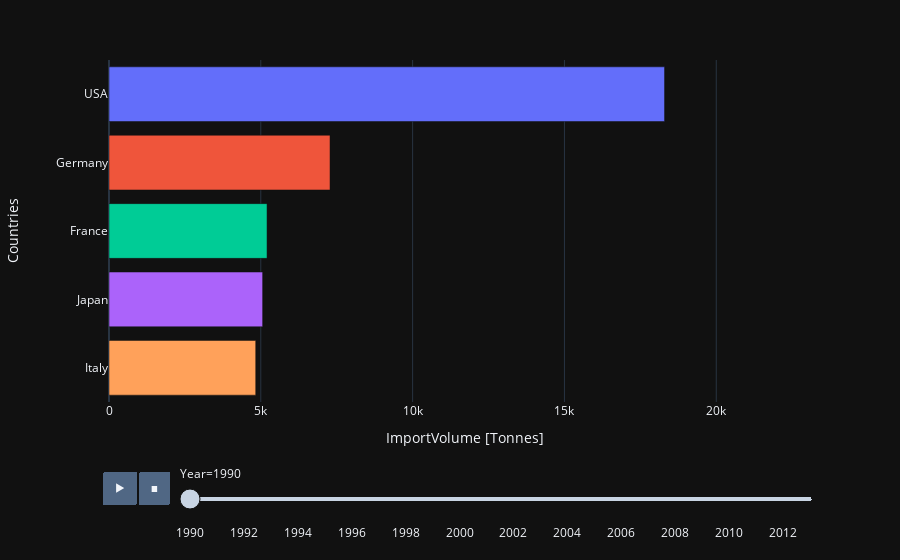

This figure's notebook cell:
### Code cell
df = pd.read_csv("disappearance.csv")
df.rename(columns={'disappearance': 'Countries', 'Volume': 'ImportVolume [Tonnes]'}, inplace=True)

df_long = df.melt(id_vars='Countries', var_name='Year', value_name='ImportVolume [Tonnes]')
df_long['Year'] = df_long['Year'].astype(int)

df_long = df_long.dropna(subset=['ImportVolume [Tonnes]'])
df_long = df_long[df_long['Year'] <= 2013]

top5_per_year = df_long.groupby('Year').apply(lambda x: x.nlargest(5, 'ImportVolume [Tonnes]')).reset_index(drop=True)

fig = px.bar(top5_per_year, x='ImportVolume [Tonnes]', y='Countries', color='Countries',
             animation_frame='Year', range_x=[0, top5_per_year['ImportVolume [Tonnes]'].max()],
             orientation='h')

fig.update_yaxes(title_text='Countries', title_standoff=25)

fig.update_layout(showlegend=False)

fig.show()
fig.write_html("second_graph.html")

### Figure 1 — Plotly figure (JSON) as saved in the notebook; plotly's stock layout.template omitted (floating-point values rounded to 4 significant figures)
{"data": [{"alignmentgroup": "True", "hovertemplate": "Countries=%{y}<br>Year=1990<br>ImportVolume [Tonnes]=%{x}<extra></extra>", "legendgroup": "USA", "marker": {"color": "#636efa", "pattern": {"shape": ""}}, "name": "USA", "offsetgroup": "USA", "orientation": "h", "showlegend": true, "textposition": "auto", "x": [18300.0], "xaxis": "x", "y": ["USA"], "yaxis": "y", "type": "bar"}, {"alignmentgroup": "True", "hovertemplate": "Countries=%{y}<br>Year=1990<br>ImportVolume [Tonnes]=%{x}<extra></extra>", "legendgroup": "   Germany", "marker": {"color": "#EF553B", "pattern": {"shape": ""}}, "name": "   Germany", "offsetgroup": "   Germany", "orientation": "h", "showlegend": true, "textposition": "auto", "x": [7279.0], "xaxis": "x", "y": ["   Germany"], "yaxis": "y", "type": "bar"}, {"alignmentgroup": "True", "hovertemplate": "Countries=%{y}<br>Year=1990<br>ImportVolume [Tonnes]=%{x}<extra></extra>", "legendgroup": "   France", "marker": {"color": "#00cc96", "pattern": {"shape": ""}}, "name": "   France", "offsetgroup": "   France", "orientation": "h", "showlegend": true, "textposition": "auto", "x": [5205.0], "xaxis": "x", "y": ["   France"], "yaxis": "y", "type": "bar"}, {"alignmentgroup": "True", "hovertemplate": "Countries=%{y}<br>Year=1990<br>ImportVolume [Tonnes]=%{x}<extra></extra>", "legendgroup": "Japan", "marker": {"color": "#ab63fa", "pattern": {"shape": ""}}, "name": "Japan", "offsetgroup": "Japan", "orientation": "h", "showlegend": true, "textposition": "auto", "x": [5060.0], "xaxis": "x", "y": ["Japan"], "yaxis": "y", "type": "bar"}, {"alignmentgroup": "True", "hovertemplate": "Countries=%{y}<br>Year=1990<br>ImportVolume [Tonnes]=%{x}<extra></extra>", "legendgroup": "   Italy", "marker": {"color": "#FFA15A", "pattern": {"shape": ""}}, "name": "   Italy", "offsetgroup": "   Italy", "orientation": "h", "showlegend": true, "textposition": "auto", "x": [4832.0], "xaxis": "x", "y": ["   Italy"], "yaxis": "y", "type": "bar"}], "layout": {"xaxis": {"anchor": "y", "domain": [0.0, 1.0], "title": {"text": "ImportVolume [Tonnes]"}, "range": [0, 23420.0]}, "yaxis": {"anchor": "x", "domain": [0.0, 1.0], "title": {"text": "Countries", "standoff": 25}, "categoryorder": "array", "categoryarray": ["   Italy", "Japan", "   France", "   Germany", "USA"]}, "legend": {"title": {"text": "Countries"}, "tracegroupgap": 0}, "margin": {"t": 60}, "barmode": "relative", "updatemenus": [{"buttons": [{"args": [null, {"frame": {"duration": 500, "redraw": true}, "mode": "immediate", "fromcurrent": true, "transition": {"duration": 500, "easing": "linear"}}], "label": "&#9654;", "method": "animate"}, {"args": [[null], {"frame": {"duration": 0, "redraw": true}, "mode": "immediate", "fromcurrent": true, "transition": {"duration": 0, "easing": "linear"}}], "label": "&#9724;", "method": "animate"}], "direction": "left", "pad": {"r": 10, "t": 70}, "showactive": false, "type": "buttons", "x": 0.1, "xanchor": "right", "y": 0, "yanchor": "top"}], "sliders": [{"active": 0, "currentvalue": {"prefix": "Year="}, "len": 0.9, "pad": {"b": 10, "t": 60}, "steps": [{"args": [["1990"], {"frame": {"duration": 0, "redraw": true}, "mode": "immediate", "fromcurrent": true, "transition": {"duration": 0, "easing": "linear"}}], "label": "1990", "method": "animate"}, {"args": [["1991"], {"frame": {"duration": 0, "redraw": true}, "mode": "immediate", "fromcurrent": true, "transition": {"duration": 0, "easing": "linear"}}], "label": "1991", "method": "animate"}, {"args": [["1992"], {"frame": {"duration": 0, "redraw": true}, "mode": "immediate", "fromcurrent": true, "transition": {"duration": 0, "easing": "linear"}}], "label": "1992", "method": "animate"}, {"args": [["1993"], {"frame": {"duration": 0, "redraw": true}, "mode": "immediate", "fromcurrent": true, "transition": {"duration": 0, "easing": "linear"}}], "label": "1993", "method": "animate"}, {"args": [["1994"], {"frame": {"duration": 0, "redraw": true}, "mode": "immediate", "fromcurrent": true, "transition": {"duration": 0, "easing": "linear"}}], "label": "1994", "method": "animate"}, {"args": [["1995"], {"frame": {"duration": 0, "redraw": true}, "mode": "immediate", "fromcurrent": true, "transition": {"duration": 0, "easing": "linear"}}], "label": "1995", "method": "animate"}, {"args": [["1996"], {"frame": {"duration": 0, "redraw": true}, "mode": "immediate", "fromcurrent": true, "transition": {"duration": 0, "easing": "linear"}}], "label": "1996", "method": "animate"}, {"args": [["1997"], {"frame": {"duration": 0, "redraw": true}, "mode": "immediate", "fromcurrent": true, "transition": {"duration": 0, "easing": "linear"}}], "label": "1997", "method": "animate"}, {"args": [["1998"], {"frame": {"duration": 0, "redraw": true}, "mode": "immediate", "fromcurrent": true, "transition": {"duration": 0, "easing": "linear"}}], "label": "1998", "method": "animate"}, {"args": [["1999"], {"frame": {"duration": 0, "redraw": true}, "mode": "immediate", "fromcurrent": true, "transition": {"duration": 0, "easing": "linear"}}], "label": "1999", "method": "animate"}, {"args": [["2000"], {"frame": {"duration": 0, "redraw": true}, "mode": "immediate", "fromcurrent": true, "transition": {"duration": 0, "easing": "linear"}}], "label": "2000", "method": "animate"}, {"args": [["2001"], {"frame": {"duration": 0, "redraw": true}, "mode": "immediate", "fromcurrent": true, "transition": {"duration": 0, "easing": "linear"}}], "label": "2001", "method": "animate"}, {"args": [["2002"], {"frame": {"duration": 0, "redraw": true}, "mode": "immediate", "fromcurrent": true, "transition": {"duration": 0, "easing": "linear"}}], "label": "2002", "method": "animate"}, {"args": [["2003"], {"frame": {"duration": 0, "redraw": true}, "mode": "immediate", "fromcurrent": true, "transition": {"duration": 0, "easing": "linear"}}], "label": "2003", "method": "animate"}, {"args": [["2004"], {"frame": {"duration": 0, "redraw": true}, "mode": "immediate", "fromcurrent": true, "transition": {"duration": 0, "easing": "linear"}}], "label": "2004", "method": "animate"}, {"args": [["2005"], {"frame": {"duration": 0, "redraw": true}, "mode": "immediate", "fromcurrent": true, "transition": {"duration": 0, "easing": "linear"}}], "label": "2005", "method": "animate"}, {"args": [["2006"], {"frame": {"duration": 0, "redraw": true}, "mode": "immediate", "fromcurrent": true, "transition": {"duration": 0, "easing": "linear"}}], "label": "2006", "method": "animate"}, {"args": [["2007"], {"frame": {"duration": 0, "redraw": true}, "mode": "immediate", "fromcurrent": true, "transition": {"duration": 0, "easing": "linear"}}], "label": "2007", "method": "animate"}, {"args": [["2008"], {"frame": {"duration": 0, "redraw": true}, "mode": "immediate", "fromcurrent": true, "transition": {"duration": 0, "easing": "linear"}}], "label": "2008", "method": "animate"}, {"args": [["2009"], {"frame": {"duration": 0, "redraw": true}, "mode": "immediate", "fromcurrent": true, "transition": {"duration": 0, "easing": "linear"}}], "label": "2009", "method": "animate"}, {"args": [["2010"], {"frame": {"duration": 0, "redraw": true}, "mode": "immediate", "fromcurrent": true, "transition": {"duration": 0, "easing": "linear"}}], "label": "2010", "method": "animate"}, {"args": [["2011"], {"frame": {"duration": 0, "redraw": true}, "mode": "immediate", "fromcurrent": true, "transition": {"duration": 0, "easing": "linear"}}], "label": "2011", "method": "animate"}, {"args": [["2012"], {"frame": {"duration": 0, "redraw": true}, "mode": "immediate", "fromcurrent": true, "transition": {"duration": 0, "easing": "linear"}}], "label": "2012", "method": "animate"}, {"args": [["2013"], {"frame": {"duration": 0, "redraw": true}, "mode": "immediate", "fromcurrent": true, "transition": {"duration": 0, "easing": "linear"}}], "label": "2013", "method": "animate"}], "x": 0.1, "xanchor": "left", "y": 0, "yanchor": "top"}], "showlegend": false}}
